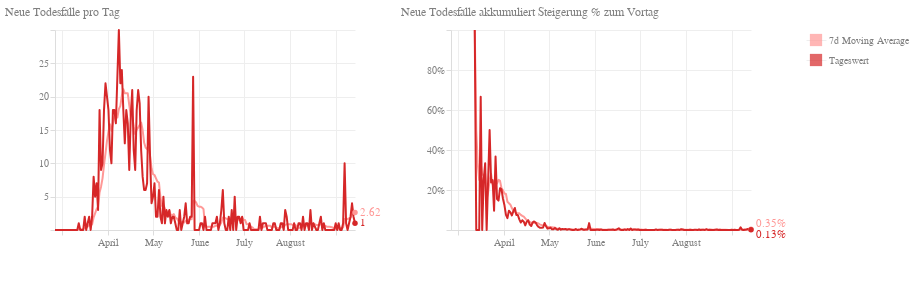

Here is the notebook cell this chart was saved with:
### Code cell
death_day_base = alt.Chart(df, width=300, height=200
).transform_timeunit(
    date='yearmonthdate(dataTime)'
).transform_aggregate(
    max_total_death='max(total_death)',
    groupby=['date']
).transform_window(
    rolling_max='max(max_total_death)',
    rolling_min='min(max_total_death)',
    frame=[-1, 0]
).transform_calculate(
    diff='datum.rolling_max - datum.rolling_min'
)

death_day_line = death_day_base.mark_line(
    color='#d62728',
    size=2,
    strokeJoin='round'
).encode(
    alt.X('date:T', title=''),
    alt.Y('diff:Q', title=''),
    tooltip=['date:T', 'diff:Q']
)

death_day_the_tooltip = death_day_base.mark_circle(
    color='#d62728',
    size=200,
    opacity=0
).encode(
    alt.X('date:T', title=''),
    alt.Y('diff:Q', title=''),
    tooltip=[alt.Tooltip('date:T', title='Datum'), alt.Tooltip('diff:Q', title='Neue Todesfälle')]
)

death_day_the_highlight = death_day_base.transform_window(
    sort=[alt.SortField("date", order="descending")], 
    rank="rank(date)"
).transform_filter(
    alt.datum.rank == 1
)

death_day_the_text = death_day_the_highlight.mark_text(
    align='left',
    color='#d62728',
    dx=5
).encode(
    alt.X('date:T'),
    alt.Y('diff:Q', title=''),
    text=alt.Text("diff:Q")
)

death_day_the_mark = death_day_the_highlight.mark_circle(
    color='#d62728',
    opacity=1
).encode(
    alt.X('date:T'),
    alt.Y('diff:Q', title=''),
)

death_ma_base = death_day_base.transform_window(
    rolling_mean='mean(diff)',
    frame=[-7, 0]
)

death_ma_line = death_ma_base.mark_line(
    color='#ff9896',
    size=2,
    strokeJoin='round'
).encode(
    alt.X('date:T', title=''),
    alt.Y('rolling_mean:Q', title=''),
)

death_ma_the_tooltip = death_ma_base.mark_circle(
    color='#ff9896',
    size=200,
    opacity=0
).encode(
    alt.X('date:T', title=''),
    alt.Y('rolling_mean:Q', title=''),
    tooltip=[alt.Tooltip('date:T', title='Datum'), alt.Tooltip('rolling_mean:Q', title='7d Moving Average')]
)

death_ma_the_highlight = death_ma_base.transform_window(
    sort=[alt.SortField("date", order="descending")], 
    rank="rank(date)"
).transform_filter(
    alt.datum.rank == 1
)

death_ma_the_text = death_ma_the_highlight.mark_text(
    align='left',
    color='#ff9896',
    dx=5
).encode(
    alt.X('date:T'),
    alt.Y('rolling_mean:Q', title=''),
    text=alt.Text("rolling_mean:Q", format=",.2f")
)

death_ma_the_mark = death_ma_the_highlight.mark_circle(
    color='#ff9896',
    opacity=1
).encode(
    alt.X('date:T'),
    alt.Y('rolling_mean:Q', title='')
)

new_death_by_day = (
    death_ma_line + death_day_line + death_day_the_text +
    death_day_the_mark + death_ma_the_text + death_ma_the_mark +
    death_ma_the_tooltip + death_day_the_tooltip
).properties(title='Neue Todesfälle pro Tag')

death_percent_base = alt.Chart(df, width=300, height=200
).transform_timeunit(
    date='yearmonthdate(dataTime)'
).transform_aggregate(
    max_total_death='max(total_death)',
    groupby=['date']
).transform_window(
    rolling_max='max(max_total_death)',
    rolling_min='min(max_total_death)',
    frame=[-1, 0]
).transform_calculate(
    diff='(datum.rolling_max - datum.rolling_min) / datum.rolling_max'
)

death_percent_line = death_percent_base.mark_line(
    color='#d62728',
    size=2,
    strokeJoin='round'
).encode(
    alt.X('date:T', title=''),
    alt.Y('diff:Q', axis=alt.Axis(format='%', title=''), scale=alt.Scale(domain=[0, 1]))
)

death_percent_the_tooltip = death_percent_base.mark_circle(
    color='#d62728',
    size=200,
    opacity=0
).encode(
    alt.X('date:T', title=''),
    alt.Y('diff:Q', title=''),
    tooltip=[alt.Tooltip('date:T', title='Datum'), alt.Tooltip('diff:Q', title='Steigerung %', format=".2%")]
)

death_percent_the_highlight = death_percent_base.transform_window(
    sort=[alt.SortField("date", order="descending")], 
    rank="rank(date)"
).transform_filter(
    alt.datum.rank == 1
)

death_percent_the_text = death_percent_the_highlight.mark_text(
    align='left',
    color='#d62728',
    dx=5,dy=5
).encode(
    alt.X('date:T'),
    alt.Y('diff:Q', title=''),
    text=alt.Text("diff:Q", format=".2%")
)

death_percent_the_mark = death_percent_the_highlight.mark_circle(
    color='#d62728',
    opacity=1
).encode(
    alt.X('date:T'),
    alt.Y('diff:Q', title=''),
)

death_ma_percent = death_percent_base.transform_window(
    rolling_mean='mean(diff)',
    frame=[-7, 0]
).mark_line(
    color='#ff9896',
    size=2,
    strokeJoin='round'
).encode(
    alt.X('date:T', title=''),
    alt.Y('rolling_mean:Q', axis=alt.Axis(format='%', title='')),
)

death_ma_percent_the_tooltip = death_ma_percent.mark_circle(
    color='#ff9896',
    size=200,
    opacity=0
).encode(
    alt.X('date:T', title=''),
    alt.Y('rolling_mean:Q', title=''),
    tooltip=[alt.Tooltip('date:T', title='Datum'), alt.Tooltip('rolling_mean:Q', title='7d Moving Average', format=".2%")]
)


death_ma_percent_the_highlight = death_ma_percent.transform_window(
    sort=[alt.SortField("date", order="descending")], 
    rank="rank(date)"
).transform_filter(
    alt.datum.rank == 1
)

death_ma_percent_the_text = death_ma_percent_the_highlight.mark_text(
    align='left',
    color='#ff9896',
    dx=5,dy=-5
).encode(
    alt.X('date:T'),
    alt.Y('rolling_mean:Q', title=''),
    text=alt.Text("rolling_mean:Q", format=".2%")
)

death_ma_percent_the_mark = death_ma_percent_the_highlight.mark_circle(
    color='#ff9896',
    opacity=1
).encode(
    alt.X('date:T'),
    alt.Y('rolling_mean:Q', title='')
)

new_death_percent_by_day = (
    death_ma_percent + death_percent_line +
    death_ma_percent_the_text + death_ma_percent_the_mark +
    death_percent_the_text + death_percent_the_mark +
    death_ma_percent_the_tooltip + death_percent_the_tooltip
).properties(title='Neue Todesfälle akkumuliert Steigerung % zum Vortag')

legendData_3 = pd.DataFrame({
    'label': ['Tageswert', '7d Moving Average'],
    'color': ['#d62728', '#ff9896']
})

legend_3 = alt.Chart(legendData_3).mark_square(size=150).encode(
    y=alt.Y(
        'label:N',
        axis=alt.Axis(domain=False, ticks=False, orient='right'), title=None
    ),
    color=alt.Color('color', legend=None)
)

chart_3_legendDomain = ['Tageswert', '7d Moving Average']
chart_3_legendColors = ['#d62728', '#ff9896']
chart_3_legendData = pd.DataFrame({
    'label': chart_3_legendDomain
})

legend3 = alt.Chart(chart_3_legendData).mark_square(size=150).encode(
    y=alt.Y(
        'label:N',
        axis=alt.Axis(domain=False, ticks=False, orient='right'),
        title=None
    ),
    color=alt.Color(
        'label',
        scale=alt.Scale(domain=chart_3_legendDomain,range=chart_3_legendColors),
        legend=None
    )
)

chart_3 = (new_death_by_day | new_death_percent_by_day | legend3).configure_axis(
    grid=True,
    gridColor="#eee",
    domainColor="#ddd",
    tickColor="#ddd",
    labelColor="gray",
    labelBound=True,
    minExtent=50
).configure_view(
    strokeWidth=0
).configure_title(
    fontSize=12,
    fontWeight='normal',
    anchor='start',
    color='gray'
)
chart_3

### Figure 1 — Vega-Lite specification as saved in the notebook (floating-point values rounded to 4 significant figures; data arrays with more than 128 entries replaced by an {"elided": "..."} marker saying what was removed)
{"config": {"view": {"continuousWidth": 400, "continuousHeight": 300, "strokeWidth": 0}, "axis": {"domainColor": "#ddd", "grid": true, "gridColor": "#eee", "labelBound": true, "labelColor": "gray", "minExtent": 50, "tickColor": "#ddd"}, "title": {"anchor": "start", "color": "gray", "fontSize": 12, "fontWeight": "normal"}}, "hconcat": [{"layer": [{"mark": {"type": "line", "color": "#ff9896", "size": 2, "strokeJoin": "round"}, "encoding": {"x": {"type": "temporal", "field": "date", "title": ""}, "y": {"type": "quantitative", "field": "rolling_mean", "title": ""}}, "height": 200, "transform": [{"field": "dataTime", "timeUnit": "yearmonthdate", "as": "date"}, {"aggregate": [{"op": "max", "field": "total_death", "as": "max_total_death"}], "groupby": ["date"]}, {"window": [{"op": "max", "field": "max_total_death", "as": "rolling_max"}, {"op": "min", "field": "max_total_death", "as": "rolling_min"}], "frame": [-1, 0]}, {"calculate": "datum.rolling_max - datum.rolling_min", "as": "diff"}, {"window": [{"op": "mean", "field": "diff", "as": "rolling_mean"}], "frame": [-7, 0]}], "width": 300}, {"mark": {"type": "line", "color": "#d62728", "size": 2, "strokeJoin": "round"}, "encoding": {"tooltip": [{"type": "temporal", "field": "date"}, {"type": "quantitative", "field": "diff"}], "x": {"type": "temporal", "field": "date", "title": ""}, "y": {"type": "quantitative", "field": "diff", "title": ""}}, "height": 200, "transform": [{"field": "dataTime", "timeUnit": "yearmonthdate", "as": "date"}, {"aggregate": [{"op": "max", "field": "total_death", "as": "max_total_death"}], "groupby": ["date"]}, {"window": [{"op": "max", "field": "max_total_death", "as": "rolling_max"}, {"op": "min", "field": "max_total_death", "as": "rolling_min"}], "frame": [-1, 0]}, {"calculate": "datum.rolling_max - datum.rolling_min", "as": "diff"}], "width": 300}, {"mark": {"type": "text", "align": "left", "color": "#d62728", "dx": 5}, "encoding": {"text": {"type": "quantitative", "field": "diff"}, "x": {"type": "temporal", "field": "date"}, "y": {"type": "quantitative", "field": "diff", "title": ""}}, "height": 200, "transform": [{"field": "dataTime", "timeUnit": "yearmonthdate", "as": "date"}, {"aggregate": [{"op": "max", "field": "total_death", "as": "max_total_death"}], "groupby": ["date"]}, {"window": [{"op": "max", "field": "max_total_death", "as": "rolling_max"}, {"op": "min", "field": "max_total_death", "as": "rolling_min"}], "frame": [-1, 0]}, {"calculate": "datum.rolling_max - datum.rolling_min", "as": "diff"}, {"window": [{"op": "rank", "field": "date", "as": "rank"}], "sort": [{"field": "date", "order": "descending"}]}, {"filter": "(datum.rank === 1)"}], "width": 300}, {"mark": {"type": "circle", "color": "#d62728", "opacity": 1}, "encoding": {"x": {"type": "temporal", "field": "date"}, "y": {"type": "quantitative", "field": "diff", "title": ""}}, "height": 200, "transform": [{"field": "dataTime", "timeUnit": "yearmonthdate", "as": "date"}, {"aggregate": [{"op": "max", "field": "total_death", "as": "max_total_death"}], "groupby": ["date"]}, {"window": [{"op": "max", "field": "max_total_death", "as": "rolling_max"}, {"op": "min", "field": "max_total_death", "as": "rolling_min"}], "frame": [-1, 0]}, {"calculate": "datum.rolling_max - datum.rolling_min", "as": "diff"}, {"window": [{"op": "rank", "field": "date", "as": "rank"}], "sort": [{"field": "date", "order": "descending"}]}, {"filter": "(datum.rank === 1)"}], "width": 300}, {"mark": {"type": "text", "align": "left", "color": "#ff9896", "dx": 5}, "encoding": {"text": {"type": "quantitative", "field": "rolling_mean", "format": ",.2f"}, "x": {"type": "temporal", "field": "date"}, "y": {"type": "quantitative", "field": "rolling_mean", "title": ""}}, "height": 200, "transform": [{"field": "dataTime", "timeUnit": "yearmonthdate", "as": "date"}, {"aggregate": [{"op": "max", "field": "total_death", "as": "max_total_death"}], "groupby": ["date"]}, {"window": [{"op": "max", "field": "max_total_death", "as": "rolling_max"}, {"op": "min", "field": "max_total_death", "as": "rolling_min"}], "frame": [-1, 0]}, {"calculate": "datum.rolling_max - datum.rolling_min", "as": "diff"}, {"window": [{"op": "mean", "field": "diff", "as": "rolling_mean"}], "frame": [-7, 0]}, {"window": [{"op": "rank", "field": "date", "as": "rank"}], "sort": [{"field": "date", "order": "descending"}]}, {"filter": "(datum.rank === 1)"}], "width": 300}, {"mark": {"type": "circle", "color": "#ff9896", "opacity": 1}, "encoding": {"x": {"type": "temporal", "field": "date"}, "y": {"type": "quantitative", "field": "rolling_mean", "title": ""}}, "height": 200, "transform": [{"field": "dataTime", "timeUnit": "yearmonthdate", "as": "date"}, {"aggregate": [{"op": "max", "field": "total_death", "as": "max_total_death"}], "groupby": ["date"]}, {"window": [{"op": "max", "field": "max_total_death", "as": "rolling_max"}, {"op": "min", "field": "max_total_death", "as": "rolling_min"}], "frame": [-1, 0]}, {"calculate": "datum.rolling_max - datum.rolling_min", "as": "diff"}, {"window": [{"op": "mean", "field": "diff", "as": "rolling_mean"}], "frame": [-7, 0]}, {"window": [{"op": "rank", "field": "date", "as": "rank"}], "sort": [{"field": "date", "order": "descending"}]}, {"filter": "(datum.rank === 1)"}], "width": 300}, {"mark": {"type": "circle", "color": "#ff9896", "opacity": 0, "size": 200}, "encoding": {"tooltip": [{"type": "temporal", "field": "date", "title": "Datum"}, {"type": "quantitative", "field": "rolling_mean", "title": "7d Moving Average"}], "x": {"type": "temporal", "field": "date", "title": ""}, "y": {"type": "quantitative", "field": "rolling_mean", "title": ""}}, "height": 200, "transform": [{"field": "dataTime", "timeUnit": "yearmonthdate", "as": "date"}, {"aggregate": [{"op": "max", "field": "total_death", "as": "max_total_death"}], "groupby": ["date"]}, {"window": [{"op": "max", "field": "max_total_death", "as": "rolling_max"}, {"op": "min", "field": "max_total_death", "as": "rolling_min"}], "frame": [-1, 0]}, {"calculate": "datum.rolling_max - datum.rolling_min", "as": "diff"}, {"window": [{"op": "mean", "field": "diff", "as": "rolling_mean"}], "frame": [-7, 0]}], "width": 300}, {"mark": {"type": "circle", "color": "#d62728", "opacity": 0, "size": 200}, "encoding": {"tooltip": [{"type": "temporal", "field": "date", "title": "Datum"}, {"type": "quantitative", "field": "diff", "title": "Neue Todesfälle"}], "x": {"type": "temporal", "field": "date", "title": ""}, "y": {"type": "quantitative", "field": "diff", "title": ""}}, "height": 200, "transform": [{"field": "dataTime", "timeUnit": "yearmonthdate", "as": "date"}, {"aggregate": [{"op": "max", "field": "total_death", "as": "max_total_death"}], "groupby": ["date"]}, {"window": [{"op": "max", "field": "max_total_death", "as": "rolling_max"}, {"op": "min", "field": "max_total_death", "as": "rolling_min"}], "frame": [-1, 0]}, {"calculate": "datum.rolling_max - datum.rolling_min", "as": "diff"}], "width": 300}], "title": "Neue Todesfälle pro Tag"}, {"layer": [{"mark": {"type": "line", "color": "#ff9896", "size": 2, "strokeJoin": "round"}, "encoding": {"x": {"type": "temporal", "field": "date", "title": ""}, "y": {"type": "quantitative", "axis": {"format": "%", "title": ""}, "field": "rolling_mean"}}, "height": 200, "transform": [{"field": "dataTime", "timeUnit": "yearmonthdate", "as": "date"}, {"aggregate": [{"op": "max", "field": "total_death", "as": "max_total_death"}], "groupby": ["date"]}, {"window": [{"op": "max", "field": "max_total_death", "as": "rolling_max"}, {"op": "min", "field": "max_total_death", "as": "rolling_min"}], "frame": [-1, 0]}, {"calculate": "(datum.rolling_max - datum.rolling_min) / datum.rolling_max", "as": "diff"}, {"window": [{"op": "mean", "field": "diff", "as": "rolling_mean"}], "frame": [-7, 0]}], "width": 300}, {"mark": {"type": "line", "color": "#d62728", "size": 2, "strokeJoin": "round"}, "encoding": {"x": {"type": "temporal", "field": "date", "title": ""}, "y": {"type": "quantitative", "axis": {"format": "%", "title": ""}, "field": "diff", "scale": {"domain": [0, 1]}}}, "height": 200, "transform": [{"field": "dataTime", "timeUnit": "yearmonthdate", "as": "date"}, {"aggregate": [{"op": "max", "field": "total_death", "as": "max_total_death"}], "groupby": ["date"]}, {"window": [{"op": "max", "field": "max_total_death", "as": "rolling_max"}, {"op": "min", "field": "max_total_death", "as": "rolling_min"}], "frame": [-1, 0]}, {"calculate": "(datum.rolling_max - datum.rolling_min) / datum.rolling_max", "as": "diff"}], "width": 300}, {"mark": {"type": "text", "align": "left", "color": "#ff9896", "dx": 5, "dy": -5}, "encoding": {"text": {"type": "quantitative", "field": "rolling_mean", "format": ".2%"}, "x": {"type": "temporal", "field": "date"}, "y": {"type": "quantitative", "field": "rolling_mean", "title": ""}}, "height": 200, "transform": [{"field": "dataTime", "timeUnit": "yearmonthdate", "as": "date"}, {"aggregate": [{"op": "max", "field": "total_death", "as": "max_total_death"}], "groupby": ["date"]}, {"window": [{"op": "max", "field": "max_total_death", "as": "rolling_max"}, {"op": "min", "field": "max_total_death", "as": "rolling_min"}], "frame": [-1, 0]}, {"calculate": "(datum.rolling_max - datum.rolling_min) / datum.rolling_max", "as": "diff"}, {"window": [{"op": "mean", "field": "diff", "as": "rolling_mean"}], "frame": [-7, 0]}, {"window": [{"op": "rank", "field": "date", "as": "rank"}], "sort": [{"field": "date", "order": "descending"}]}, {"filter": "(datum.rank === 1)"}], "width": 300}, {"mark": {"type": "circle", "color": "#ff9896", "opacity": 1}, "encoding": {"x": {"type": "temporal", "field": "date"}, "y": {"type": "quantitative", "field": "rolling_mean", "title": ""}}, "height": 200, "transform": [{"field": "dataTime", "timeUnit": "yearmonthdate", "as": "date"}, {"aggregate": [{"op": "max", "field": "total_death", "as": "max_total_death"}], "groupby": ["date"]}, {"window": [{"op": "max", "field": "max_total_death", "as": "rolling_max"}, {"op": "min", "field": "max_total_death", "as": "rolling_min"}], "frame": [-1, 0]}, {"calculate": "(datum.rolling_max - datum.rolling_min) / datum.rolling_max", "as": "diff"}, {"window": [{"op": "mean", "field": "diff", "as": "rolling_mean"}], "frame": [-7, 0]}, {"window": [{"op": "rank", "field": "date", "as": "rank"}], "sort": [{"field": "date", "order": "descending"}]}, {"filter": "(datum.rank === 1)"}], "width": 300}, {"mark": {"type": "text", "align": "left", "color": "#d62728", "dx": 5, "dy": 5}, "encoding": {"text": {"type": "quantitative", "field": "diff", "format": ".2%"}, "x": {"type": "temporal", "field": "date"}, "y": {"type": "quantitative", "field": "diff", "title": ""}}, "height": 200, "transform": [{"field": "dataTime", "timeUnit": "yearmonthdate", "as": "date"}, {"aggregate": [{"op": "max", "field": "total_death", "as": "max_total_death"}], "groupby": ["date"]}, {"window": [{"op": "max", "field": "max_total_death", "as": "rolling_max"}, {"op": "min", "field": "max_total_death", "as": "rolling_min"}], "frame": [-1, 0]}, {"calculate": "(datum.rolling_max - datum.rolling_min) / datum.rolling_max", "as": "diff"}, {"window": [{"op": "rank", "field": "date", "as": "rank"}], "sort": [{"field": "date", "order": "descending"}]}, {"filter": "(datum.rank === 1)"}], "width": 300}, {"mark": {"type": "circle", "color": "#d62728", "opacity": 1}, "encoding": {"x": {"type": "temporal", "field": "date"}, "y": {"type": "quantitative", "field": "diff", "title": ""}}, "height": 200, "transform": [{"field": "dataTime", "timeUnit": "yearmonthdate", "as": "date"}, {"aggregate": [{"op": "max", "field": "total_death", "as": "max_total_death"}], "groupby": ["date"]}, {"window": [{"op": "max", "field": "max_total_death", "as": "rolling_max"}, {"op": "min", "field": "max_total_death", "as": "rolling_min"}], "frame": [-1, 0]}, {"calculate": "(datum.rolling_max - datum.rolling_min) / datum.rolling_max", "as": "diff"}, {"window": [{"op": "rank", "field": "date", "as": "rank"}], "sort": [{"field": "date", "order": "descending"}]}, {"filter": "(datum.rank === 1)"}], "width": 300}, {"mark": {"type": "circle", "color": "#ff9896", "opacity": 0, "size": 200}, "encoding": {"tooltip": [{"type": "temporal", "field": "date", "title": "Datum"}, {"type": "quantitative", "field": "rolling_mean", "format": ".2%", "title": "7d Moving Average"}], "x": {"type": "temporal", "field": "date", "title": ""}, "y": {"type": "quantitative", "field": "rolling_mean", "title": ""}}, "height": 200, "transform": [{"field": "dataTime", "timeUnit": "yearmonthdate", "as": "date"}, {"aggregate": [{"op": "max", "field": "total_death", "as": "max_total_death"}], "groupby": ["date"]}, {"window": [{"op": "max", "field": "max_total_death", "as": "rolling_max"}, {"op": "min", "field": "max_total_death", "as": "rolling_min"}], "frame": [-1, 0]}, {"calculate": "(datum.rolling_max - datum.rolling_min) / datum.rolling_max", "as": "diff"}, {"window": [{"op": "mean", "field": "diff", "as": "rolling_mean"}], "frame": [-7, 0]}], "width": 300}, {"mark": {"type": "circle", "color": "#d62728", "opacity": 0, "size": 200}, "encoding": {"tooltip": [{"type": "temporal", "field": "date", "title": "Datum"}, {"type": "quantitative", "field": "diff", "format": ".2%", "title": "Steigerung %"}], "x": {"type": "temporal", "field": "date", "title": ""}, "y": {"type": "quantitative", "field": "diff", "title": ""}}, "height": 200, "transform": [{"field": "dataTime", "timeUnit": "yearmonthdate", "as": "date"}, {"aggregate": [{"op": "max", "field": "total_death", "as": "max_total_death"}], "groupby": ["date"]}, {"window": [{"op": "max", "field": "max_total_death", "as": "rolling_max"}, {"op": "min", "field": "max_total_death", "as": "rolling_min"}], "frame": [-1, 0]}, {"calculate": "(datum.rolling_max - datum.rolling_min) / datum.rolling_max", "as": "diff"}], "width": 300}], "title": "Neue Todesfälle akkumuliert Steigerung % zum Vortag"}, {"data": {"name": "data-793b2339a016668726e02e8737965916"}, "mark": {"type": "square", "size": 150}, "encoding": {"color": {"type": "nominal", "field": "label", "legend": null, "scale": {"domain": ["Tageswert", "7d Moving Average"], "range": ["#d62728", "#ff9896"]}}, "y": {"type": "nominal", "axis": {"domain": false, "orient": "right", "ticks": false}, "field": "label", "title": null}}}], "data": {"name": "data-11206cdd89530bb8a7ed5f12c9d10221"}, "$schema": "https://vega.github.io/schema/vega-lite/v4.8.1.json", "datasets": {"data-11206cdd89530bb8a7ed5f12c9d10221": {"elided": "198 records"}, "data-793b2339a016668726e02e8737965916": [{"label": "Tageswert"}, {"label": "7d Moving Average"}]}}
